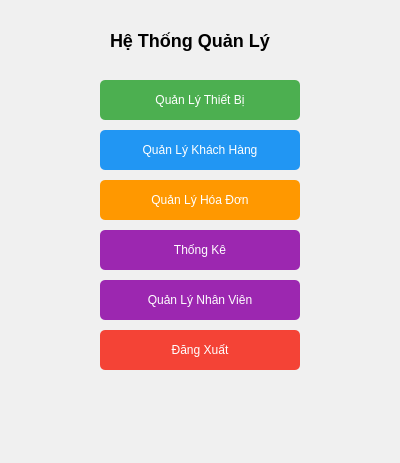
<?xml version="1.0" encoding="UTF-8"?>
<ui version="4.0">
 <class>MainWindow</class>
 <widget class="QMainWindow" name="MainWindow">
  <property name="geometry">
   <rect>
    <x>0</x>
    <y>0</y>
    <width>400</width>
    <height>463</height>
   </rect>
  </property>
  <property name="windowTitle">
   <string>Trang Chính</string>
  </property>
  <property name="styleSheet">
   <string>background-color: #f0f0f0;</string>
  </property>
  <widget class="QWidget" name="centralwidget">
   <widget class="QLabel" name="lblTitle">
    <property name="geometry">
     <rect>
      <x>110</x>
      <y>20</y>
      <width>181</width>
      <height>40</height>
     </rect>
    </property>
    <property name="styleSheet">
     <string>font-size: 18px; font-weight: bold;</string>
    </property>
    <property name="text">
     <string>Hệ Thống Quản Lý</string>
    </property>
   </widget>
   <widget class="QPushButton" name="btnThietBi">
    <property name="geometry">
     <rect>
      <x>100</x>
      <y>80</y>
      <width>200</width>
      <height>40</height>
     </rect>
    </property>
    <property name="styleSheet">
     <string>background-color: #4CAF50; color: white; border-radius: 5px; padding: 5px;</string>
    </property>
    <property name="text">
     <string>Quản Lý Thiết Bị</string>
    </property>
   </widget>
   <widget class="QPushButton" name="btnKhachHang">
    <property name="geometry">
     <rect>
      <x>100</x>
      <y>130</y>
      <width>200</width>
      <height>40</height>
     </rect>
    </property>
    <property name="styleSheet">
     <string>background-color: #2196F3; color: white; border-radius: 5px; padding: 5px;</string>
    </property>
    <property name="text">
     <string>Quản Lý Khách Hàng</string>
    </property>
   </widget>
   <widget class="QPushButton" name="btnHoaDon">
    <property name="geometry">
     <rect>
      <x>100</x>
      <y>180</y>
      <width>200</width>
      <height>40</height>
     </rect>
    </property>
    <property name="styleSheet">
     <string>background-color: #FF9800; color: white; border-radius: 5px; padding: 5px;</string>
    </property>
    <property name="text">
     <string>Quản Lý Hóa Đơn</string>
    </property>
   </widget>
   <widget class="QPushButton" name="btnThongKe">
    <property name="geometry">
     <rect>
      <x>100</x>
      <y>230</y>
      <width>200</width>
      <height>40</height>
     </rect>
    </property>
    <property name="styleSheet">
     <string>background-color: #9C27B0; color: white; border-radius: 5px; padding: 5px;</string>
    </property>
    <property name="text">
     <string>Thống Kê</string>
    </property>
   </widget>
   <widget class="QPushButton" name="btnNhanVien">
    <property name="geometry">
     <rect>
      <x>100</x>
      <y>280</y>
      <width>200</width>
      <height>40</height>
     </rect>
    </property>
    <property name="styleSheet">
     <string>background-color: #9C27B0; color: white; border-radius: 5px; padding: 5px;</string>
    </property>
    <property name="text">
     <string>Quản Lý Nhân Viên</string>
    </property>
   </widget>
   <widget class="QPushButton" name="btnDangXuat">
    <property name="geometry">
     <rect>
      <x>100</x>
      <y>330</y>
      <width>200</width>
      <height>40</height>
     </rect>
    </property>
    <property name="styleSheet">
     <string>background-color: #f44336; color: white; border-radius: 5px; padding: 5px;</string>
    </property>
    <property name="text">
     <string>Đăng Xuất</string>
    </property>
   </widget>
  </widget>
  <widget class="QMenuBar" name="menubar">
   <property name="geometry">
    <rect>
     <x>0</x>
     <y>0</y>
     <width>400</width>
     <height>21</height>
    </rect>
   </property>
  </widget>
  <widget class="QStatusBar" name="statusbar"/>
 </widget>
 <resources/>
 <connections/>
</ui>
